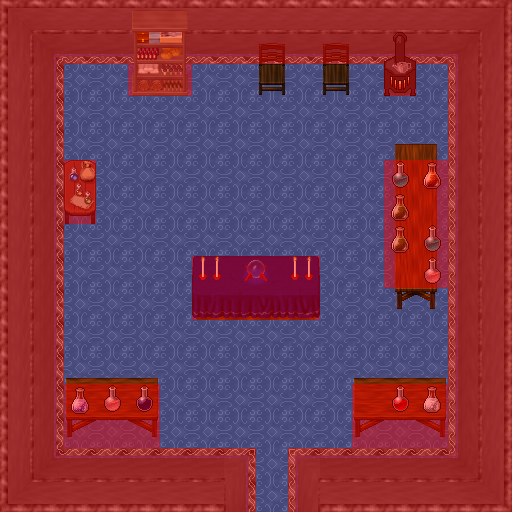

Below is a game level as drawn by its tile map, then a one-line description and the .tmx that defines it (tile-layer data replaced by summaries):
An orthogonal 16x16 tile map with 32x32 px tiles, 8 tile layers (0_floor, 1_terrain, 2_object, 3_roof, ...), 11 tilesets.

<map version="1.2" tiledversion="1.3.0" orientation="orthogonal" renderorder="right-down" compressionlevel="0" width="16" height="16" tilewidth="32" tileheight="32" infinite="0" nextlayerid="9" nextobjectid="1">
 <tileset firstgid="1" name="collision" tilewidth="32" tileheight="32" tilecount="1" columns="1">
  <image source="../../tileset/logic/collision.png" width="32" height="32" />
 </tileset>
 <tileset firstgid="2" name="int_grey" tilewidth="32" tileheight="32" tilecount="121" columns="11">
  <image source="../../tileset/building/wall/int_grey.png" width="352" height="352" />
 </tileset>
 <tileset firstgid="123" name="floor" tilewidth="32" tileheight="32" tilecount="3" columns="3">
  <image source="../../tileset/ground/indoor/floor.png" width="96" height="32" />
 </tileset>
 <tileset firstgid="126" name="wooden_rustic" tilewidth="32" tileheight="32" tilecount="8" columns="4">
  <image source="../../tileset/furniture/chair/wooden_rustic.png" width="128" height="64" />
 </tileset>
 <tileset firstgid="134" name="alchemists_table" tilewidth="32" tileheight="32" tilecount="2" columns="1">
  <image source="../../tileset/furniture/table/alchemists_table.png" width="32" height="64" />
 </tileset>
 <tileset firstgid="136" name="fancy_blue_red" tilewidth="32" tileheight="32" tilecount="12" columns="4">
  <image source="../../tileset/furniture/table/fancy_blue_red.png" width="128" height="96" />
 </tileset>
 <tileset firstgid="148" name="wooden_trestle" tilewidth="32" tileheight="32" tilecount="9" columns="3">
  <image source="../../tileset/furniture/table/wooden_trestle.png" width="96" height="96" />
 </tileset>
 <tileset firstgid="157" name="wooden_trestle_vertical" tilewidth="32" tileheight="32" tilecount="6" columns="2">
  <image source="../../tileset/furniture/table/wooden_trestle_vertical.png" width="64" height="96" />
 </tileset>
 <tileset firstgid="163" name="warmer" tilewidth="32" tileheight="32" tilecount="2" columns="1">
  <image source="../../tileset/furniture/kitchen/warmer.png" width="32" height="64" />
 </tileset>
 <tileset firstgid="165" name="shelf_3" tilewidth="32" tileheight="32" tilecount="10" columns="2">
  <image source="../../tileset/furniture/shelve/shelf_3.png" width="64" height="160" />
 </tileset>
 <tileset firstgid="175" name="potions" tilewidth="32" tileheight="32" tilecount="9" columns="3">
  <image source="../../tileset/item/chemistry/potions.png" width="96" height="96" />
 </tileset>
 <layer id="1" name="0_floor" width="16" height="16">
  <data>[256 cells, 256 non-empty, 1 distinct tile ids]</data>
 </layer>
 <layer id="2" name="1_terrain" width="16" height="16">
  <data>[256 cells, 142 non-empty, 48 distinct tile ids]</data>
 </layer>
 <layer id="3" name="2_object" width="16" height="16">
  <data>[256 cells, 23 non-empty, 18 distinct tile ids]</data>
 </layer>
 <layer id="4" name="3_roof" width="16" height="16">
  <data>[256 cells, 8 non-empty, 5 distinct tile ids]</data>
 </layer>
 <layer id="5" name="4_roof_add" width="16" height="16">
  <data>[256 cells, 0 non-empty, 0 distinct tile ids]</data>
 </layer>
 <layer id="6" name="objects" width="16" height="16">
  <data>[256 cells, 0 non-empty, 0 distinct tile ids]</data>
 </layer>
 <layer id="7" name="collision" width="16" height="16" opacity="0.44">
  <data>[256 cells, 143 non-empty, 1 distinct tile ids]</data>
 </layer>
 <layer id="8" name="protection" width="16" height="16">
  <data>[256 cells, 0 non-empty, 0 distinct tile ids]</data>
 </layer>
</map>
